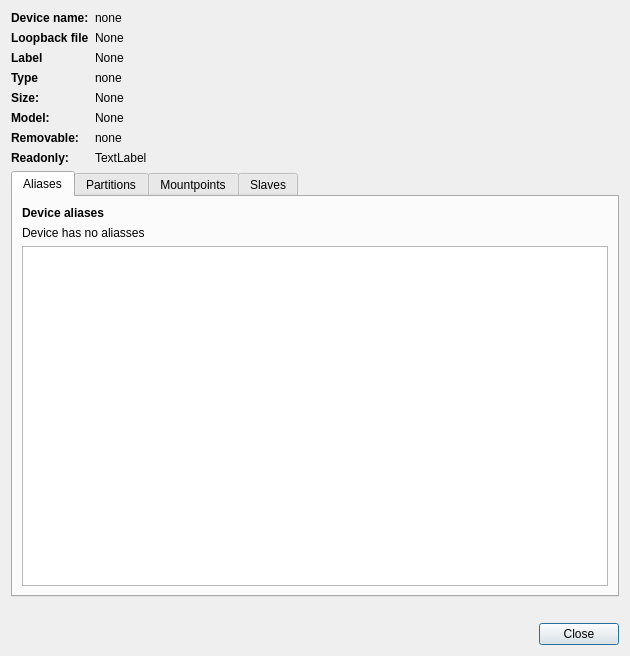
<?xml version="1.0" encoding="UTF-8"?>
<ui version="4.0">
 <class>devinfo</class>
 <widget class="QDialog" name="devinfo">
  <property name="geometry">
   <rect>
    <x>0</x>
    <y>0</y>
    <width>630</width>
    <height>656</height>
   </rect>
  </property>
  <property name="windowTitle">
   <string>Device information</string>
  </property>
  <layout class="QVBoxLayout" name="verticalLayout">
   <item>
    <layout class="QHBoxLayout" name="horizontalLayout">
     <item>
      <layout class="QGridLayout" name="gridLayout" columnstretch="0,1">
       <property name="sizeConstraint">
        <enum>QLayout::SetDefaultConstraint</enum>
       </property>
       <item row="0" column="0">
        <widget class="QLabel" name="label">
         <property name="sizePolicy">
          <sizepolicy hsizetype="Minimum" vsizetype="Preferred">
           <horstretch>0</horstretch>
           <verstretch>0</verstretch>
          </sizepolicy>
         </property>
         <property name="minimumSize">
          <size>
           <width>0</width>
           <height>0</height>
          </size>
         </property>
         <property name="maximumSize">
          <size>
           <width>281</width>
           <height>16777215</height>
          </size>
         </property>
         <property name="font">
          <font>
           <weight>75</weight>
           <bold>true</bold>
          </font>
         </property>
         <property name="text">
          <string>Device name:</string>
         </property>
        </widget>
       </item>
       <item row="0" column="1">
        <widget class="QLabel" name="nameDevice">
         <property name="text">
          <string>none</string>
         </property>
        </widget>
       </item>
       <item row="4" column="0">
        <widget class="QLabel" name="label_2">
         <property name="sizePolicy">
          <sizepolicy hsizetype="Minimum" vsizetype="Preferred">
           <horstretch>0</horstretch>
           <verstretch>0</verstretch>
          </sizepolicy>
         </property>
         <property name="minimumSize">
          <size>
           <width>0</width>
           <height>0</height>
          </size>
         </property>
         <property name="font">
          <font>
           <weight>75</weight>
           <bold>true</bold>
          </font>
         </property>
         <property name="text">
          <string>Size:</string>
         </property>
        </widget>
       </item>
       <item row="4" column="1">
        <widget class="QLabel" name="sizeLabel">
         <property name="text">
          <string>None</string>
         </property>
        </widget>
       </item>
       <item row="5" column="0">
        <widget class="QLabel" name="label_3">
         <property name="sizePolicy">
          <sizepolicy hsizetype="Minimum" vsizetype="Preferred">
           <horstretch>0</horstretch>
           <verstretch>0</verstretch>
          </sizepolicy>
         </property>
         <property name="minimumSize">
          <size>
           <width>0</width>
           <height>0</height>
          </size>
         </property>
         <property name="font">
          <font>
           <weight>75</weight>
           <bold>true</bold>
          </font>
         </property>
         <property name="text">
          <string>Model:</string>
         </property>
        </widget>
       </item>
       <item row="5" column="1">
        <widget class="QLabel" name="modelLabel">
         <property name="text">
          <string>None</string>
         </property>
        </widget>
       </item>
       <item row="6" column="0">
        <widget class="QLabel" name="label_4">
         <property name="sizePolicy">
          <sizepolicy hsizetype="Minimum" vsizetype="Preferred">
           <horstretch>0</horstretch>
           <verstretch>0</verstretch>
          </sizepolicy>
         </property>
         <property name="minimumSize">
          <size>
           <width>0</width>
           <height>0</height>
          </size>
         </property>
         <property name="font">
          <font>
           <weight>75</weight>
           <bold>true</bold>
          </font>
         </property>
         <property name="text">
          <string>Removable:</string>
         </property>
        </widget>
       </item>
       <item row="6" column="1">
        <widget class="QLabel" name="removeableLabel">
         <property name="text">
          <string>none</string>
         </property>
        </widget>
       </item>
       <item row="7" column="0">
        <widget class="QLabel" name="label_5">
         <property name="sizePolicy">
          <sizepolicy hsizetype="Minimum" vsizetype="Preferred">
           <horstretch>0</horstretch>
           <verstretch>0</verstretch>
          </sizepolicy>
         </property>
         <property name="maximumSize">
          <size>
           <width>281</width>
           <height>16777215</height>
          </size>
         </property>
         <property name="font">
          <font>
           <weight>75</weight>
           <bold>true</bold>
          </font>
         </property>
         <property name="text">
          <string>Readonly:</string>
         </property>
        </widget>
       </item>
       <item row="7" column="1">
        <widget class="QLabel" name="readonlyLabel">
         <property name="text">
          <string>TextLabel</string>
         </property>
        </widget>
       </item>
       <item row="2" column="1">
        <widget class="QLabel" name="labelLabel">
         <property name="text">
          <string>None</string>
         </property>
        </widget>
       </item>
       <item row="2" column="0">
        <widget class="QLabel" name="label_7">
         <property name="sizePolicy">
          <sizepolicy hsizetype="Minimum" vsizetype="Preferred">
           <horstretch>0</horstretch>
           <verstretch>0</verstretch>
          </sizepolicy>
         </property>
         <property name="minimumSize">
          <size>
           <width>0</width>
           <height>0</height>
          </size>
         </property>
         <property name="maximumSize">
          <size>
           <width>281</width>
           <height>16777215</height>
          </size>
         </property>
         <property name="font">
          <font>
           <weight>75</weight>
           <bold>true</bold>
          </font>
         </property>
         <property name="text">
          <string>Label</string>
         </property>
        </widget>
       </item>
       <item row="3" column="0">
        <widget class="QLabel" name="label_8">
         <property name="font">
          <font>
           <weight>75</weight>
           <bold>true</bold>
          </font>
         </property>
         <property name="text">
          <string>Type</string>
         </property>
        </widget>
       </item>
       <item row="3" column="1">
        <widget class="QLabel" name="typeLabel">
         <property name="text">
          <string>none</string>
         </property>
        </widget>
       </item>
       <item row="1" column="0">
        <widget class="QLabel" name="labLoopbackFile">
         <property name="sizePolicy">
          <sizepolicy hsizetype="Minimum" vsizetype="Preferred">
           <horstretch>0</horstretch>
           <verstretch>0</verstretch>
          </sizepolicy>
         </property>
         <property name="font">
          <font>
           <weight>75</weight>
           <bold>true</bold>
          </font>
         </property>
         <property name="text">
          <string>Loopback file</string>
         </property>
        </widget>
       </item>
       <item row="1" column="1">
        <widget class="QLabel" name="valLoopbackFile">
         <property name="text">
          <string>None</string>
         </property>
        </widget>
       </item>
      </layout>
     </item>
    </layout>
   </item>
   <item>
    <layout class="QVBoxLayout" name="verticalLayout_2">
     <property name="topMargin">
      <number>0</number>
     </property>
     <item>
      <widget class="QTabWidget" name="tabWidget">
       <property name="currentIndex">
        <number>0</number>
       </property>
       <widget class="QWidget" name="tab">
        <attribute name="title">
         <string>Aliases</string>
        </attribute>
        <layout class="QVBoxLayout" name="verticalLayout_5">
         <item alignment="Qt::AlignTop">
          <widget class="QLabel" name="label_10">
           <property name="font">
            <font>
             <weight>75</weight>
             <bold>true</bold>
            </font>
           </property>
           <property name="text">
            <string>Device aliases</string>
           </property>
          </widget>
         </item>
         <item alignment="Qt::AlignTop">
          <widget class="QLabel" name="noAliasesLabel">
           <property name="text">
            <string>Device has no aliasses</string>
           </property>
          </widget>
         </item>
         <item>
          <widget class="QTableView" name="deviceAliases"/>
         </item>
        </layout>
       </widget>
       <widget class="QWidget" name="tab_2">
        <attribute name="title">
         <string>Partitions</string>
        </attribute>
        <layout class="QVBoxLayout" name="verticalLayout_4">
         <item>
          <widget class="QLabel" name="label_6">
           <property name="font">
            <font>
             <weight>75</weight>
             <bold>true</bold>
            </font>
           </property>
           <property name="text">
            <string>Paritions</string>
           </property>
          </widget>
         </item>
         <item>
          <widget class="QTableView" name="partInfo"/>
         </item>
        </layout>
       </widget>
       <widget class="QWidget" name="tab_3">
        <attribute name="title">
         <string>Mountpoints</string>
        </attribute>
        <layout class="QVBoxLayout" name="verticalLayout_6">
         <item>
          <layout class="QVBoxLayout" name="verticalLayout_7">
           <property name="topMargin">
            <number>5</number>
           </property>
           <item alignment="Qt::AlignTop">
            <widget class="QLabel" name="label_9">
             <property name="minimumSize">
              <size>
               <width>0</width>
               <height>17</height>
              </size>
             </property>
             <property name="font">
              <font>
               <weight>75</weight>
               <bold>true</bold>
              </font>
             </property>
             <property name="text">
              <string>Mount points</string>
             </property>
            </widget>
           </item>
           <item alignment="Qt::AlignTop">
            <widget class="QLabel" name="noMountPointsLabel">
             <property name="text">
              <string>This devices or it's partitions are not mounted</string>
             </property>
            </widget>
           </item>
          </layout>
         </item>
         <item>
          <widget class="QTableView" name="mountPoints"/>
         </item>
        </layout>
       </widget>
       <widget class="QWidget" name="tab_4">
        <attribute name="title">
         <string>Slaves</string>
        </attribute>
        <layout class="QVBoxLayout" name="verticalLayout_3">
         <item alignment="Qt::AlignTop">
          <widget class="QLabel" name="label_11">
           <property name="enabled">
            <bool>true</bool>
           </property>
           <property name="font">
            <font>
             <weight>75</weight>
             <bold>true</bold>
            </font>
           </property>
           <property name="text">
            <string>Slaves</string>
           </property>
          </widget>
         </item>
         <item alignment="Qt::AlignTop">
          <widget class="QLabel" name="noSlaveLabel">
           <property name="text">
            <string>No slave found</string>
           </property>
          </widget>
         </item>
         <item>
          <widget class="QTableView" name="slaveList"/>
         </item>
        </layout>
       </widget>
      </widget>
     </item>
     <item>
      <layout class="QHBoxLayout" name="horizontalLayout_2">
       <property name="topMargin">
        <number>20</number>
       </property>
       <item>
        <spacer name="horizontalSpacer">
         <property name="orientation">
          <enum>Qt::Horizontal</enum>
         </property>
         <property name="sizeHint" stdset="0">
          <size>
           <width>40</width>
           <height>20</height>
          </size>
         </property>
        </spacer>
       </item>
       <item>
        <widget class="QPushButton" name="btnClose">
         <property name="text">
          <string>Close</string>
         </property>
        </widget>
       </item>
      </layout>
     </item>
    </layout>
   </item>
  </layout>
 </widget>
 <resources/>
 <connections/>
</ui>
